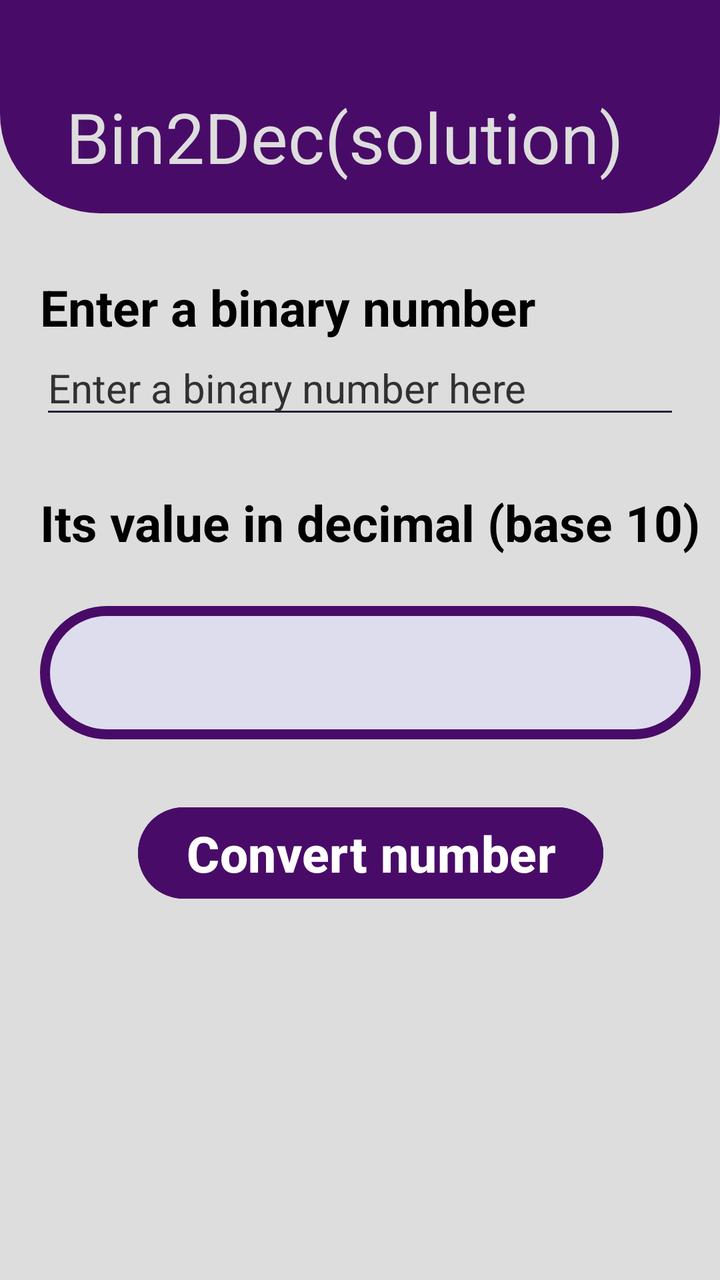
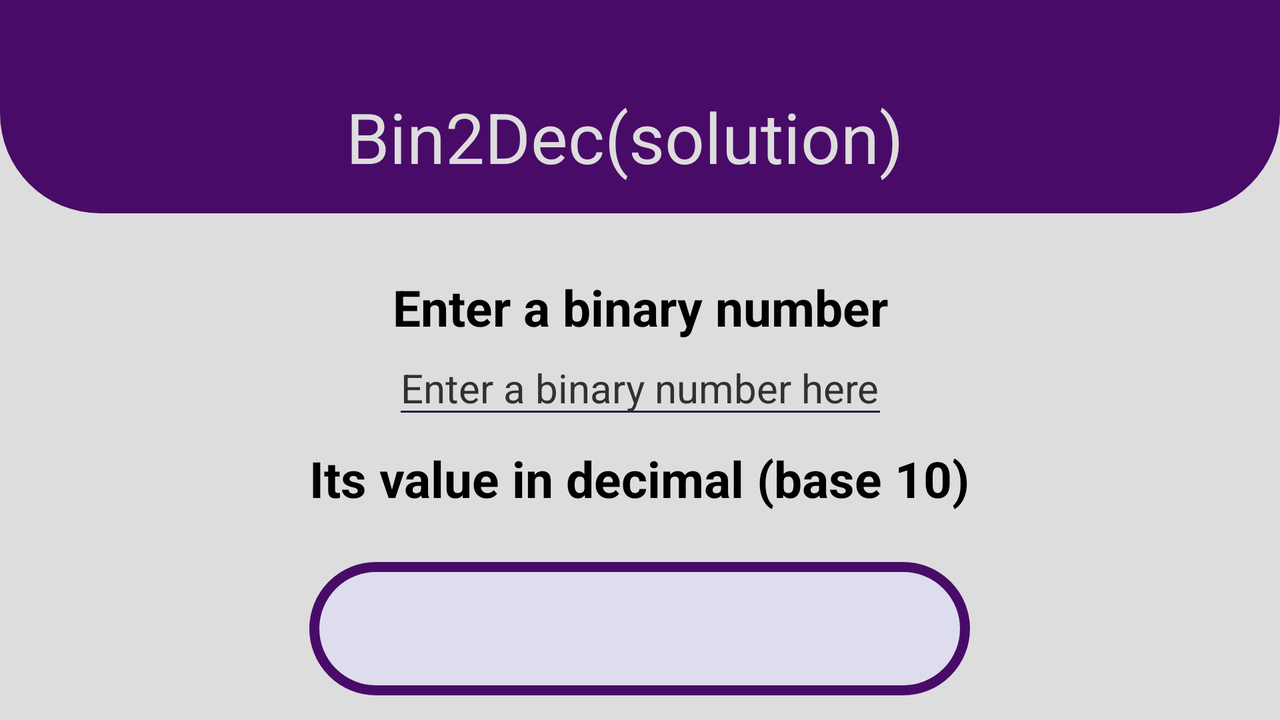

Two renders of one Android screen. The first uses the default layout on a phone; the second uses the alternative layout the repository ships for a different screen configuration, on a matching device. The two XML files are below.
<!-- AndroidManifest.xml: application theme Theme.Bin2Decsolution -->
<!-- res/layout/activity_main.xml -->
<?xml version="1.0" encoding="utf-8"?>
<androidx.constraintlayout.widget.ConstraintLayout xmlns:android="http://schemas.android.com/apk/res/android"
    xmlns:app="http://schemas.android.com/apk/res-auto"
    xmlns:tools="http://schemas.android.com/tools"
    android:id="@+id/main"
    android:layout_width="match_parent"
    android:layout_height="match_parent"
    android:background="@color/background"
    tools:context=".MainActivity">

    <include
        android:id="@+id/app_bar"
        layout="@layout/app_bar"
        android:layout_width="match_parent"
        android:layout_height="wrap_content"
        app:layout_constraintTop_toTopOf="parent"
        app:layout_constraintStart_toStartOf="parent"
        app:layout_constraintEnd_toEndOf="parent" />

    <TextView
        android:id="@+id/binaryTV"
        android:layout_width="wrap_content"
        android:layout_height="wrap_content"
        app:layout_constraintStart_toStartOf="parent"
        android:text="@string/binary"
        android:textSize="25sp"
        android:textColor="@color/black"
        android:textStyle="bold"
        android:layout_marginStart="20dp"
        android:layout_marginTop="30dp"
        app:layout_constraintTop_toBottomOf="@id/app_bar" />

    <EditText
        android:id="@+id/binaryET"
        android:layout_width="0dp"
        android:layout_height="wrap_content"
        app:layout_constraintStart_toStartOf="@id/binaryTV"
        app:layout_constraintEnd_toEndOf="parent"
        app:layout_constraintTop_toBottomOf="@id/binaryTV"
        android:backgroundTint="#281F39"
        android:layout_marginEnd="20dp"
        android:textSize="20sp"
        android:textColor="@color/black"
        android:textColorHint="@color/dark_grey"
        android:inputType="number"
        android:hint="@string/enter_binary"/>

    <TextView
        android:id="@+id/decimal"
        android:layout_width="wrap_content"
        android:layout_height="wrap_content"
        android:textStyle="bold"
        android:text="@string/decimal"
        android:textColor="@color/black"
        android:textSize="25sp"
        app:layout_constraintStart_toStartOf="@id/binaryET"
        app:layout_constraintTop_toBottomOf="@id/binaryET"
        android:layout_marginTop="30dp"/>

    <TextView
        android:id="@+id/output_decimal"
        android:layout_width="0dp"
        android:layout_height="wrap_content"
        android:layout_marginTop="25dp"
        android:background="@drawable/output_background"
        android:fontFamily="@font/bubbly_regular"
        android:gravity="center"
        android:minHeight="50dp"
        android:textColor="@color/black"
        android:textSize="50sp"
        android:textStyle="bold"
        app:layout_constraintEnd_toEndOf="@id/decimal"
        app:layout_constraintStart_toStartOf="@id/decimal"
        app:layout_constraintTop_toBottomOf="@id/decimal" />

    <Button
        android:id="@+id/convertBT"
        android:layout_width="wrap_content"
        android:layout_height="wrap_content"
        android:backgroundTint="@color/app_bar_purple"
        android:text="@string/convert"
        android:textColor="@color/white"
        android:textSize="25sp"
        android:textStyle="bold"
        android:layout_marginTop="30dp"
        app:layout_constraintStart_toStartOf="@id/output_decimal"
        app:layout_constraintEnd_toEndOf="@id/output_decimal"
        app:layout_constraintTop_toBottomOf="@id/output_decimal" />






</androidx.constraintlayout.widget.ConstraintLayout>
<!-- res/layout/app_bar.xml (included above) -->
<?xml version="1.0" encoding="utf-8"?>
<androidx.constraintlayout.widget.ConstraintLayout
    xmlns:android="http://schemas.android.com/apk/res/android"
    xmlns:app="http://schemas.android.com/apk/res-auto"
    android:layout_width="match_parent"
    android:background="#DDD"
    android:layout_height="match_parent">

    <androidx.appcompat.widget.Toolbar
        android:id="@+id/toolbar"
        android:paddingTop="30dp"
        android:layout_width="match_parent"
        android:layout_height="wrap_content"
        app:layout_constraintEnd_toEndOf="parent"
        app:layout_constraintStart_toStartOf="parent"
        android:background="@drawable/app_bar_background"
        app:layout_constraintTop_toTopOf="parent">
        <TextView
            android:layout_width="wrap_content"
            android:layout_margin="15dp"
            android:layout_height="wrap_content"
            android:layout_gravity="center"
            android:text="@string/app_name"
            android:textSize="35sp"
            android:textColor="#DDD"/>
    </androidx.appcompat.widget.Toolbar>

</androidx.constraintlayout.widget.ConstraintLayout>
<!-- resources referenced by this layout -->
<resources>
  <color name="app_bar_purple">#490B68</color>
  <color name="background">#DDD</color>
  <color name="black">#FF000000</color>
  <color name="dark_grey">#323131</color>
  <color name="white">#FFFFFFFF</color>
  <!-- drawable app_bar_background (drawable) -->
  <?xml version="1.0" encoding="utf-8"?>
  <shape android:shape="rectangle"
      xmlns:android="http://schemas.android.com/apk/res/android">
      <solid android:color="@color/app_bar_purple"/>
      <corners android:bottomLeftRadius="50dp"
          android:bottomRightRadius="50dp"/>
  </shape>
  <!-- drawable output_background (drawable) -->
  <?xml version="1.0" encoding="utf-8"?>
  <shape
      xmlns:android="http://schemas.android.com/apk/res/android"
      android:shape="rectangle">
      <solid android:color="@color/light_purple"/>
      <corners
          android:radius="100dp"/>
      <stroke
          android:color="@color/app_bar_purple"
          android:width="5dp"/>
  </shape>
  <string name="app_name">Bin2Dec(solution)</string>
  <string name="binary">Enter a binary number</string>
  <string name="convert">Convert number</string>
  <string name="decimal">Its value in decimal (base 10)</string>
  <string name="enter_binary">Enter a binary number here</string>
  <style name="Theme.Bin2Decsolution" parent="Base.Theme.Bin2Decsolution" />
  <color name="light_purple">#DDE</color>
  <style name="Base.Theme.Bin2Decsolution" parent="Theme.Material3.DayNight.NoActionBar">
          
          
      </style>
</resources>
<!-- res/layout-land/activity_main.xml (the repository's variant of the layout above) -->
<!-- drawn on the phone turned sideways -->
<?xml version="1.0" encoding="utf-8"?>
<androidx.constraintlayout.widget.ConstraintLayout xmlns:android="http://schemas.android.com/apk/res/android"
    xmlns:app="http://schemas.android.com/apk/res-auto"
    xmlns:tools="http://schemas.android.com/tools"
    android:id="@+id/main"
    android:layout_width="match_parent"
    android:layout_height="match_parent"
    android:background="@color/background"
    tools:context=".MainActivity">

    <include
        android:id="@+id/app_bar"
        layout="@layout/app_bar"
        android:layout_width="match_parent"
        android:layout_height="wrap_content"
        app:layout_constraintTop_toTopOf="parent"
        app:layout_constraintStart_toStartOf="parent"
        app:layout_constraintEnd_toEndOf="parent" />

    <TextView
        android:id="@+id/binaryTV"
        android:layout_width="wrap_content"
        android:layout_height="wrap_content"
        android:layout_marginTop="30dp"
        android:text="@string/binary"
        android:textColor="@color/black"
        android:textSize="25sp"
        android:textStyle="bold"
        app:layout_constraintEnd_toEndOf="parent"
        app:layout_constraintStart_toStartOf="parent"
        app:layout_constraintTop_toBottomOf="@id/app_bar" />

    <EditText
        android:id="@+id/binaryET"
        android:layout_width="0dp"
        android:layout_height="wrap_content"
        android:backgroundTint="#281F39"
        android:hint="@string/enter_binary"
        android:inputType="number"
        android:textColor="@color/black"
        android:textColorHint="@color/dark_grey"
        android:textSize="20sp"
        app:layout_constraintEnd_toEndOf="@+id/binaryTV"
        app:layout_constraintStart_toStartOf="@id/binaryTV"
        app:layout_constraintTop_toBottomOf="@id/binaryTV" />

    <TextView
        android:id="@+id/decimal"
        android:layout_width="wrap_content"
        android:layout_height="wrap_content"
        android:layout_marginTop="8dp"
        android:text="@string/decimal"
        android:textColor="@color/black"
        android:textSize="25sp"
        android:textStyle="bold"
        app:layout_constraintEnd_toEndOf="@+id/binaryET"
        app:layout_constraintHorizontal_bias="0.506"
        app:layout_constraintStart_toStartOf="@id/binaryET"
        app:layout_constraintTop_toBottomOf="@id/binaryET" />

    <TextView
        android:id="@+id/output_decimal"
        android:layout_width="0dp"
        android:layout_height="wrap_content"
        android:layout_marginTop="25dp"
        android:background="@drawable/output_background"
        android:fontFamily="@font/bubbly_regular"
        android:gravity="center"
        android:minHeight="50dp"
        android:textColor="@color/black"
        android:textSize="50sp"
        android:textStyle="bold"
        app:layout_constraintEnd_toEndOf="@id/decimal"
        app:layout_constraintHorizontal_bias="0.0"
        app:layout_constraintStart_toStartOf="@id/decimal"
        app:layout_constraintTop_toBottomOf="@id/decimal" />

    <Button
        android:id="@+id/convertBT"
        android:layout_width="wrap_content"
        android:layout_height="wrap_content"
        android:layout_marginTop="16dp"
        android:backgroundTint="@color/app_bar_purple"
        android:text="@string/convert"
        android:textColor="@color/white"
        android:textSize="25sp"
        android:textStyle="bold"
        app:layout_constraintEnd_toEndOf="@id/output_decimal"
        app:layout_constraintHorizontal_bias="0.494"
        app:layout_constraintStart_toStartOf="@id/output_decimal"
        app:layout_constraintTop_toBottomOf="@id/output_decimal" />


</androidx.constraintlayout.widget.ConstraintLayout>
